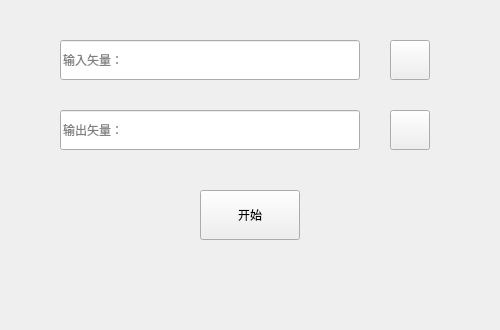
<?xml version="1.0" encoding="UTF-8"?>
<ui version="4.0">
 <class>KAlgorithmAnalysisClass</class>
 <widget class="QWidget" name="KAlgorithmAnalysisClass">
  <property name="geometry">
   <rect>
    <x>0</x>
    <y>0</y>
    <width>500</width>
    <height>330</height>
   </rect>
  </property>
  <property name="minimumSize">
   <size>
    <width>500</width>
    <height>330</height>
   </size>
  </property>
  <property name="maximumSize">
   <size>
    <width>500</width>
    <height>330</height>
   </size>
  </property>
  <property name="windowTitle">
   <string>KAlgorithmAnalysis</string>
  </property>
  <widget class="QLineEdit" name="vectorFileInput">
   <property name="geometry">
    <rect>
     <x>60</x>
     <y>40</y>
     <width>300</width>
     <height>40</height>
    </rect>
   </property>
   <property name="inputMask">
    <string/>
   </property>
   <property name="text">
    <string/>
   </property>
   <property name="readOnly">
    <bool>true</bool>
   </property>
   <property name="placeholderText">
    <string>输入矢量：</string>
   </property>
  </widget>
  <widget class="QPushButton" name="openVectorFile">
   <property name="geometry">
    <rect>
     <x>390</x>
     <y>40</y>
     <width>40</width>
     <height>40</height>
    </rect>
   </property>
   <property name="text">
    <string/>
   </property>
   <property name="icon">
    <iconset resource="AoGIS.qrc">
     <normaloff>:/AoGIS/res/openFile.png</normaloff>:/AoGIS/res/openFile.png</iconset>
   </property>
  </widget>
  <widget class="QLineEdit" name="vectorFileOutput">
   <property name="geometry">
    <rect>
     <x>60</x>
     <y>110</y>
     <width>300</width>
     <height>40</height>
    </rect>
   </property>
   <property name="readOnly">
    <bool>true</bool>
   </property>
   <property name="placeholderText">
    <string>输出矢量：</string>
   </property>
  </widget>
  <widget class="QPushButton" name="saveVectorFile">
   <property name="geometry">
    <rect>
     <x>390</x>
     <y>110</y>
     <width>40</width>
     <height>40</height>
    </rect>
   </property>
   <property name="text">
    <string/>
   </property>
   <property name="icon">
    <iconset resource="AoGIS.qrc">
     <normaloff>:/AoGIS/res/saveFile.png</normaloff>:/AoGIS/res/saveFile.png</iconset>
   </property>
  </widget>
  <widget class="QPushButton" name="begin">
   <property name="geometry">
    <rect>
     <x>200</x>
     <y>190</y>
     <width>100</width>
     <height>50</height>
    </rect>
   </property>
   <property name="text">
    <string>开始</string>
   </property>
  </widget>
 </widget>
 <layoutdefault spacing="6" margin="11"/>
 <resources>
  <include location="AoGIS.qrc"/>
 </resources>
 <connections/>
</ui>
